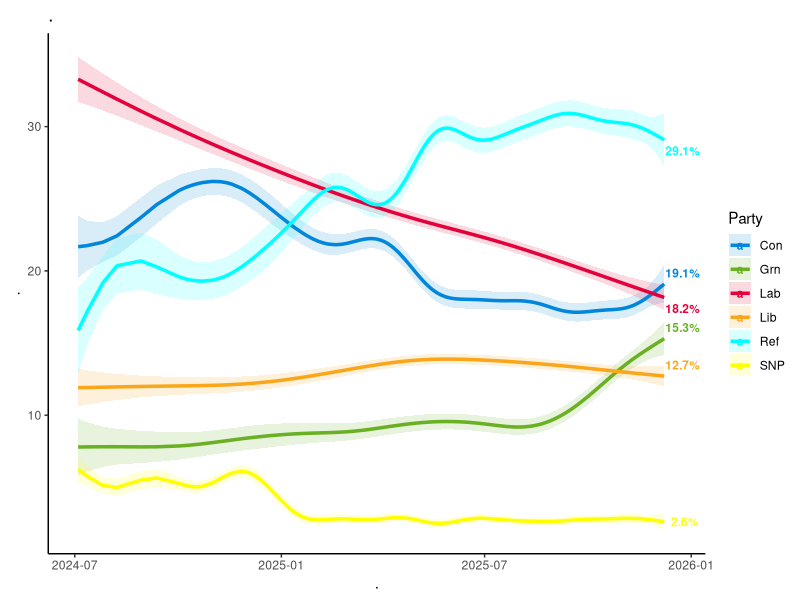

This chart was generated by the following R code:
## ---- chunk 1
knitr::opts_chunk$set(echo = TRUE)
## ---- chunk 2
library(ggplot2)
library(dplyr)
library(readxl)
library(ggrepel)
library(mgcv)

# Load Data
data <- read_xlsx("data/UKPolling.xlsx")
data$Date <- as.Date(data$Date)
df <- data %>% filter(!is.na(Party), !is.na(Share))

# Calculate GAM Trend (Using k=20 as per your slider default)
df_trend <- df %>%
  arrange(Party, Date) %>%
  group_by(Party) %>%
  group_modify(~{
    x_num <- as.numeric(.x$Date)
    gam_fit <- gam(Share ~ s(x_num, k = 20), data = .x, method = "REML")
    preds <- predict(gam_fit, se.fit = TRUE)
    .x$RollingShare <- preds$fit
    .x$UpperCI <- preds$fit + 1.96 * preds$se.fit
    .x$LowerCI <- preds$fit - 1.96 * preds$se.fit
    .x
  })

latest_points <- df_trend %>% group_by(Party) %>% filter(Date == max(Date)) %>% slice(1)

# Plot
ggplot(df_trend, aes(x = Date, y = RollingShare, color = Party)) +
  geom_ribbon(aes(ymin = LowerCI, ymax = UpperCI, fill = Party), alpha = 0.15, color = NA) +
  geom_line(linewidth = 1.2) +
  geom_text_repel(data = latest_points, aes(label = paste0(round(RollingShare, 1), "%")), 
                  nudge_x = 10, size = 3, fontface = "bold") +
  
  theme_classic() +
  labs(title = ".",y=".",x=".") +
  scale_color_manual(values = c("Lab"="#E4003B","Con"="#0087DC","Ref"="cyan","Lib"="#FAA61A","Grn"="#6AB023","SNP"="yellow")) +
  scale_fill_manual(values = c("Lab"="#E4003B","Con"="#0087DC","Ref"="cyan","Lib"="#FAA61A","Grn"="#6AB023","SNP"="yellow"))

